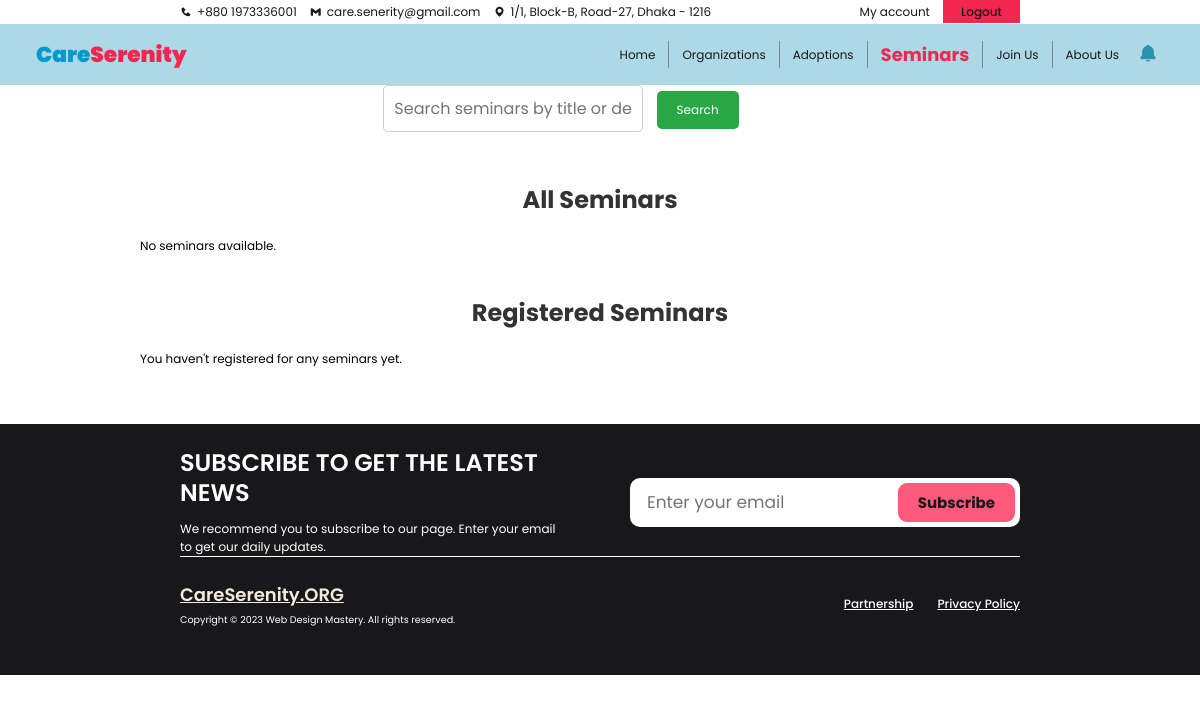
Page /U_seminar.php (signed in) on the earlier database version.
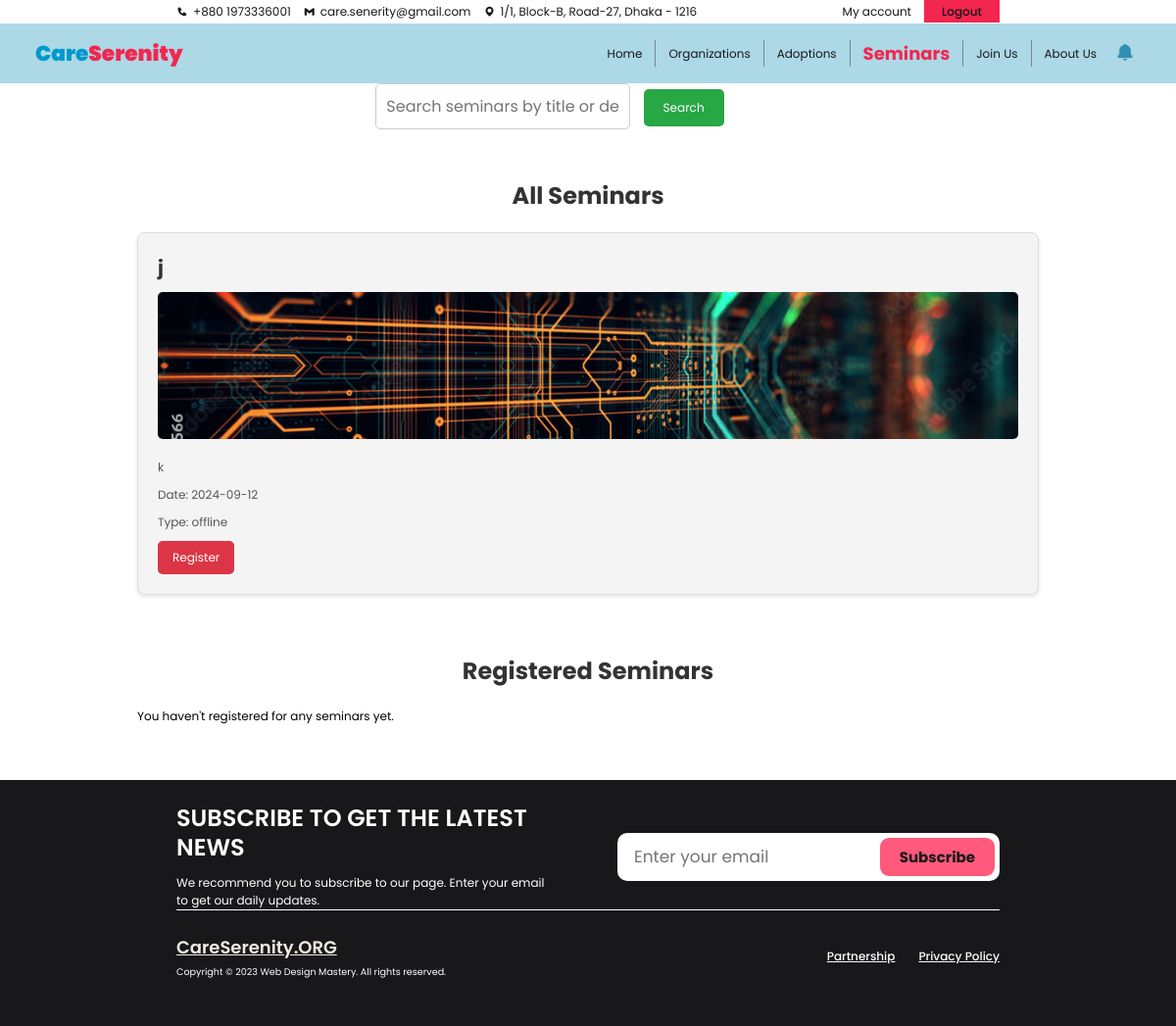
Same page on the later database version.
### tables this page shows
CREATE TABLE `seminars` (
  `seminar_id` int NOT NULL,
  `title` varchar(255) NOT NULL,
  `banner` varchar(255) DEFAULT NULL,
  `description` text NOT NULL,
  `seminar_date` date NOT NULL,
  `subject` varchar(255) NOT NULL,
  `guest` varchar(255) DEFAULT NULL,
  `type` enum('online','offline') NOT NULL,
  `location` varchar(255) DEFAULT NULL,
  `org_id` int NOT NULL,
  `visibility` tinyint(1) DEFAULT '0' COMMENT ' 0 = visible, 1 = invisible',
  `created_at` timestamp NULL DEFAULT CURRENT_TIMESTAMP
);

### U_seminar.php (the view, shortened to what this page needs)
<!DOCTYPE html>
<html>
    <head>
    <link rel="stylesheet" href="https://cdn.jsdelivr.net/npm/remixicon@3.5.0/fonts/remixicon.css" />
    <link rel="stylesheet" href="https://cdn.jsdelivr.net/npm/swiper@10/swiper-bundle.min.css" />
    <link rel='stylesheet' href='https://unpkg.com/boxicons@2.1.4/css/boxicons.min.css'>
    <link rel="stylesheet" href="./css/colors.css">
    <link rel="stylesheet" href="./css/navbar.css">
    <link rel="stylesheet" href="./css/index.css">
    <link rel="stylesheet" href="./css/seminar.css">
    <link rel="stylesheet" href="./css/footer.css">
    <link rel="stylesheet" href="./css/notification.css">
    <link rel="stylesheet" href="./css/feedback.css">
    </head>
    <body>
        <?php include("./navbarU.php") ?>
        <div id="searchSeminars">
            <form method="GET" action="">
                <input type="text" name="search" placeholder="Search seminars by title or description" value="<?php echo isset($_GET['search']) ? htmlspecialchars($_GET['search']) : ''; ?>">
                <button type="submit">Search</button>
            </form>
        </div>
        <?php
            include("./db_con.php");
            $seminarQuery = "SELECT * FROM seminars
            -- WHERE org_id = (SELECT org_id FROM org_list WHERE acc_id = $acc_id)
            --                 OR org_id IN (SELECT org_id FROM other_orgs)
            ";
            $result = mysqli_query($con, $seminarQuery);
        ?>
        <div id="allSeminars">
            <h2>All Seminars</h2>
            <?php
                if (mysqli_num_rows($result) > 0) {
                    while ($row = mysqli_fetch_assoc($result)) {
                        echo "<div class='seminarCard'>";
                        echo "<h3>" . htmlspecialchars($row['title']) . "</h3>";
                        echo "<img src='" . htmlspecialchars($row['banner']) . "' alt='Seminar Banner'>";
                        echo "<p>" . htmlspecialchars($row['description']) . "</p>";
                        echo "<p>Date: " . htmlspecialchars($row['seminar_date']) . "</p>";
                        echo "<p>Type: " . htmlspecialchars($row['type']) . "</p>";
                        echo "<form method='POST' action='register_seminar.php'>";
                        echo "<button type='submit'>Register</button>";
                        echo "</form>";
                        echo "</div>";
                    }
                } else {
                    echo "<p>No seminars available.</p>";
                }
            ?>
        </div>
        <?php
            include("./db_con.php");
            $registeredSeminarsQuery = "SELECT *
                                        FROM seminars
                                        JOIN seminar_participants ON seminars.seminar_id = seminar_participants.seminar_id
                                        WHERE seminar_participants.participant_id = $acc_id";
            $registeredResult = mysqli_query($con, $registeredSeminarsQuery);
        ?>
        <div id="registeredSeminars">
            <h2>Registered Seminars</h2>
            <?php
                if (mysqli_num_rows($registeredResult) > 0) {
                    while ($row = mysqli_fetch_assoc($registeredResult)) {
                        echo "<div class='seminarCard'>";
                        echo "<h3>" . htmlspecialchars($row['title']) . "</h3>";
                        echo "<img src='" . htmlspecialchars($row['banner']) . "' alt='Seminar Banner'>";
                        echo "<p>" . htmlspecialchars($row['description']) . "</p>";
                        echo "<p>Date: " . htmlspecialchars($row['seminar_date']) . "</p>";
                        echo "<form method='POST' action='cancel_registration.php'>";
                        echo "<input type='hidden' name='participant_id' value='" . $row['participant_id'] . "'>";
                        echo "<button type='submit'>Cancel Registration</button>";
                        echo "</form>";
                        echo "</div>";
                    }
                } else {
                    echo "<p>You haven't registered for any seminars yet.</p>";
                }
            ?>
        </div>
        <?php include "./footer.php" ?>
    </body>
</html>

Differences in the rows shown:
added seminars: title "j", banner (picture), description "k", seminar_date "2024-09-12", type "offline"
Other differences:
text no longer shown: "No seminars available."
